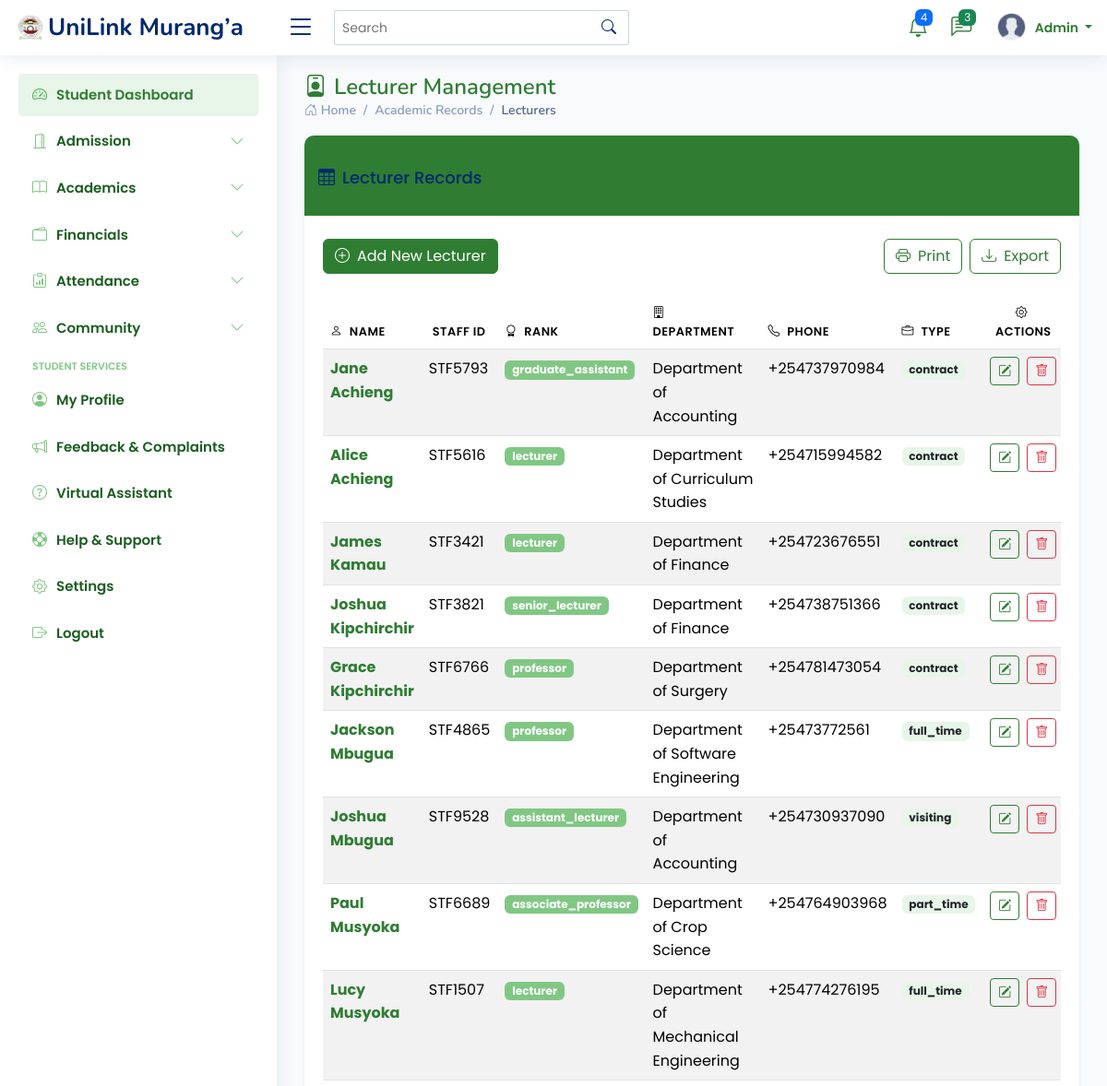
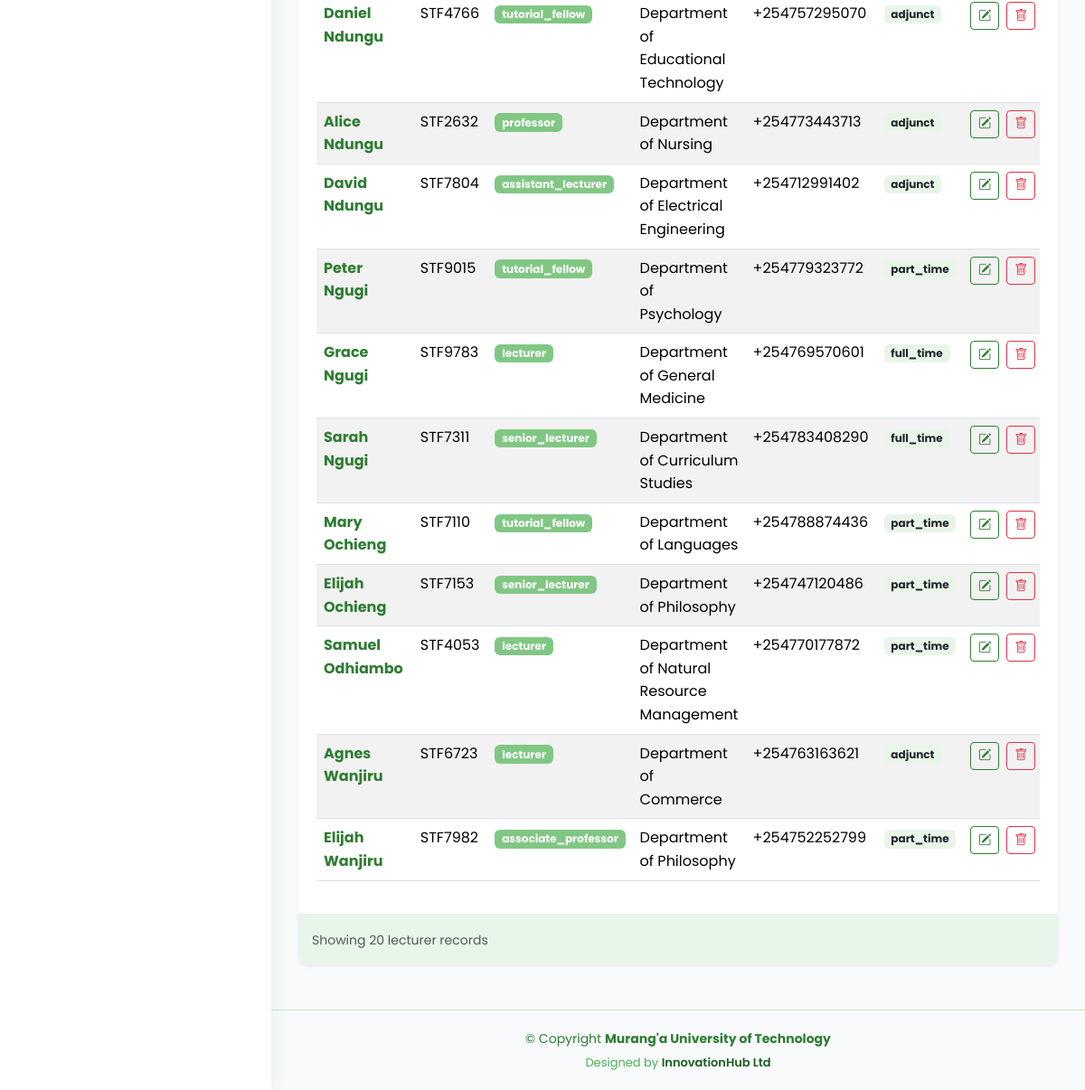
Page /lecturers/ on the committed database (2 pictures, top to bottom).
### students_portal/models.py (models this page shows, shortened)
class Lecturer(models.Model):
    staff_id = models.CharField(max_length=20, unique=True)
    first_name = models.CharField(max_length=100)
    last_name = models.CharField(max_length=100)
    middle_name = models.CharField(max_length=100, blank=True, null=True)
    national_id = models.CharField(max_length=20, blank=True, null=True)
    department = models.ForeignKey(Department, on_delete=models.CASCADE, related_name='lecturers')
    qualification = models.CharField(max_length=100, blank=True, null=True)
    specialization = models.CharField(max_length=200, blank=True, null=True)
    academic_rank = models.CharField(max_length=50, choices=[
        ('professor', 'Professor'),
        ('associate_professor', 'Associate Professor'),
        ('senior_lecturer', 'Senior Lecturer'),
        ('lecturer', 'Lecturer'),
        ('assistant_lecturer', 'Assistant Lecturer'),
        ('tutorial_fellow', 'Tutorial Fellow'),
        ('graduate_assistant', 'Graduate Assistant'),
    ], blank=True, null=True)
    employment_type = models.CharField(max_length=50, choices=[
        ('full_time', 'Full Time'),
        ('part_time', 'Part Time'),
        ('contract', 'Contract'),
        ('visiting', 'Visiting'),
        ('adjunct', 'Adjunct'),
    ], default='full_time')
    date_of_employment = models.DateField(blank=True, null=True)
    email = models.EmailField(blank=True, null=True)
    phone_number = models.CharField(max_length=15, blank=True, null=True)
    biography = models.TextField(blank=True, null=True)
    profile_picture = models.ImageField(upload_to='lecturer_profiles/', blank=True, null=True)
    is_active = models.BooleanField(default=True)
    status = models.CharField(max_length=20, choices=[
        ('active', 'Active'),
        ('on_leave', 'On Leave'),
        ('sabbatical', 'Sabbatical'),
        ('terminated', 'Terminated'),
        ('retired', 'Retired'),
    ], default='active')
    created_at = models.DateTimeField(auto_now_add=True)
    updated_at = models.DateTimeField(auto_now=True)

class Department(models.Model):
    name = models.CharField(max_length=100)
    code = models.CharField(max_length=10, unique=True)
    faculty = models.ForeignKey(Faculty, on_delete=models.CASCADE, related_name='departments')
    description = models.TextField(blank=True, null=True)
    def __str__(self):
        return self.name

### students_portal/views.py (the view)
# urls.py: path('lecturers/', views.lecturer_list, name='lecturer_list'),
def lecturer_list(request):
    lecturers = Lecturer.objects.all().order_by('last_name')
    context = {
        'lecturers': lecturers,
        'title': 'Lecturer List'
    }
    return render(request, 'lecturers/lecturer_list.html', context)

### templates/lecturers/lecturer_list.html (shortened to what this page needs)
{% extends "base/base.html" %}
{% block content %}
<div class="pagetitle">
    <h1><i class="bi bi-person-badge me-2"></i>Lecturer Management</h1>
    <nav>
        <ol class="breadcrumb">
            <li class="breadcrumb-item"><a href="{% url 'admin_dashboard' %}"><i class="bi bi-house-door"></i> Home</a></li>
            <li class="breadcrumb-item">Academic Records</li>
            <li class="breadcrumb-item active">Lecturers</li>
        </ol>
    </nav>
</div>
<section class="section">
    <div class="row">
        <div class="col-lg-12">
            <div class="card border-0 shadow-sm">
                <div class="card-header bg-university-primary text-white">
                    <h5 class="card-title mb-0"><i class="bi bi-table me-2"></i>Lecturer Records</h5>
                </div>
                <br>
                <div class="card-body">
                    <div class="d-flex justify-content-between mb-4">
                        <a href="{% url 'lecturer_create' %}" class="btn btn-university">
                            <i class="bi bi-plus-circle me-2"></i>Add New Lecturer
                        </a>
                        <div class="d-flex gap-2">
                            <button class="btn btn-outline-university">
                                <i class="bi bi-printer me-2"></i>Print
                            </button>
                            <button class="btn btn-outline-university">
                                <i class="bi bi-download me-2"></i>Export
                            </button>
                        </div>
                    </div>
                    <div class="table-responsive">
                        <table class="table table-hover table-striped datatable">
                            <thead class="bg-university-light">
                                <tr>
                                    <th><i class="bi bi-person me-1"></i> Name</th>
                                    <th> Staff ID</th>
                                    <th><i class="bi bi-award me-1"></i> Rank</th>
                                    <th><i class="bi bi-building me-1"></i> Department</th>
                                    <th><i class="bi bi-telephone me-1"></i> Phone</th>
                                    <th><i class="bi bi-briefcase me-1"></i> Type</th>
                                    <th class="text-center"><i class="bi bi-gear me-1"></i> Actions</th>
                                </tr>
                            </thead>
                            <tbody>
                                {% for lecturer in lecturers %}
                                <tr>
                                    <td>
                                        <a href="{% url 'lecturer_detail' lecturer.id %}" class="text-university">
                                            <strong>{{ lecturer.first_name }} {{ lecturer.last_name }}</strong>
                                        </a>
                                    </td>
                                    <td>{{ lecturer.staff_id }}</td>
                                    <td>
                                        <span class="badge bg-university-secondary">
                                            {{ lecturer.academic_rank }}
                                        </span>
                                    </td>
                                    <td>{{ lecturer.department }}</td>
                                    <td>{{ lecturer.phone_number }}</td>
                                    <td>
                                        <span class="badge bg-university-light text-dark">
                                            {{ lecturer.employment_type }}
                                        </span>
                                    </td>
                                    <td class="text-center">
                                        <div class="d-flex gap-2 justify-content-center">
                                            <a href="{% url 'lecturer_update' lecturer.pk %}" class="btn btn-sm btn-outline-university" title="Edit">
                                                <i class="bi bi-pencil-square"></i>
                                            </a>
                                            <a href="{% url 'lecturer_delete' lecturer.pk %}" class="btn btn-sm btn-outline-danger" title="Delete">
                                                <i class="bi bi-trash"></i>
                                            </a>
                                        </div>
                                    </td>
                                </tr>
                                {% endfor %}
                            </tbody>
                        </table>
                    </div>
                </div>
                <div class="card-footer bg-university-light">
                    <small class="text-muted">Showing {{ lecturers.count }} lecturer records</small>
                </div>
            </div>
        </div>
    </div>
</section>
{% endblock %}

### static/assets/css/style.css (style rules this page uses)
:root { scroll-behavior: smooth; }
body { font-family: "Poppins", sans-serif; background: #f8fafc; color: #1e293b; line-height: 1.6; }
h1, h2, h3, h4, h5, h6 { font-family: "Nunito", sans-serif; }
.pagetitle { margin-bottom: 10px; }
.pagetitle h1 { font-size: 24px; margin-bottom: 0; font-weight: 600; color: #2E7D32; }
.card { margin-bottom: 30px; border: none; border-radius: 5px; box-shadow: 0px 0 30px rgba(1, 41, 112, 0.1); }
.card-header, .card-footer { border-color: #ebeef4; background-color: #fff; color: #798eb3; padding: 15px; }
.card-title { padding: 20px 0 15px 0; font-size: 18px; font-weight: 500; color: #012970; font-family: "Poppins", sans-serif; }
.card-body { padding: 0 20px 20px 20px; }
.breadcrumb { font-size: 14px; font-family: "Nunito", sans-serif; color: #899bbd; font-weight: 600; }
.breadcrumb a { color: #899bbd; transition: 0.3s; }
.breadcrumb .breadcrumb-item::before { color: #899bbd; }
.breadcrumb .active { color: #51678f; font-weight: 600; }

### templates/lecturers/lecturer_list.html (style rules this page uses)
:root { --university-primary: #2E7D32; --university-secondary: #81C784; --university-light: #E8F5E9; }
.bg-university-primary { background-color: var(--university-primary) !important; }
.bg-university-secondary { background-color: var(--university-secondary) !important; }
.bg-university-light { background-color: var(--university-light) !important; }
.btn-university { background-color: var(--university-primary); color: white; border-color: var(--university-primary); }
.btn-outline-university { color: var(--university-primary); border-color: var(--university-primary); }
.text-university { color: var(--university-primary); }
.card { border-radius: 10px; overflow: hidden; }
.card-header { border-bottom: none; }
.table th { font-weight: 600; text-transform: uppercase; font-size: 0.8rem; letter-spacing: 0.5px; }

### rows in the picture
Lecturer: first_name "Jane", last_name "Achieng", staff_id "STF5793", academic_rank "graduate_assistant", department "Department of Accounting", phone_number "+254737970984", employment_type "contract"
Lecturer: first_name "Alice", last_name "Achieng", staff_id "STF5616", academic_rank "lecturer", department "Department of Curriculum Studies", phone_number "+254715994582", employment_type "contract"
Lecturer: first_name "James", last_name "Kamau", staff_id "STF3421", academic_rank "lecturer", department "Department of Finance", phone_number "+254723676551", employment_type "contract"
Lecturer: first_name "Joshua", last_name "Kipchirchir", staff_id "STF3821", academic_rank "senior_lecturer", department "Department of Finance", phone_number "+254738751366", employment_type "contract"
Lecturer: first_name "Grace", last_name "Kipchirchir", staff_id "STF6766", academic_rank "professor", department "Department of Surgery", phone_number "+254781473054", employment_type "contract"
Lecturer: first_name "Jackson", last_name "Mbugua", staff_id "STF4865", academic_rank "professor", department "Department of Software Engineering", phone_number "+25473772561", employment_type "full_time"
Lecturer: first_name "Joshua", last_name "Mbugua", staff_id "STF9528", academic_rank "assistant_lecturer", department "Department of Accounting", phone_number "+254730937090", employment_type "visiting"
Lecturer: first_name "Paul", last_name "Musyoka", staff_id "STF6689", academic_rank "associate_professor", department "Department of Crop Science", phone_number "+254764903968", employment_type "part_time"
Lecturer: first_name "Lucy", last_name "Musyoka", staff_id "STF1507", academic_rank "lecturer", department "Department of Mechanical Engineering", phone_number "+254774276195", employment_type "full_time"
Lecturer: first_name "Daniel", last_name "Ndungu", staff_id "STF4766", academic_rank "tutorial_fellow", department "Department of Educational Technology", phone_number "+254757295070", employment_type "adjunct"
Lecturer: first_name "Alice", last_name "Ndungu", staff_id "STF2632", academic_rank "professor", department "Department of Nursing", phone_number "+254773443713", employment_type "adjunct"
Lecturer: first_name "David", last_name "Ndungu", staff_id "STF7804", academic_rank "assistant_lecturer", department "Department of Electrical Engineering", phone_number "+254712991402", employment_type "adjunct"
Lecturer: first_name "Peter", last_name "Ngugi", staff_id "STF9015", academic_rank "tutorial_fellow", department "Department of Psychology", phone_number "+254779323772", employment_type "part_time"
Lecturer: first_name "Grace", last_name "Ngugi", staff_id "STF9783", academic_rank "lecturer", department "Department of General Medicine", phone_number "+254769570601", employment_type "full_time"
Lecturer: first_name "Sarah", last_name "Ngugi", staff_id "STF7311", academic_rank "senior_lecturer", department "Department of Curriculum Studies", phone_number "+254783408290", employment_type "full_time"
Lecturer: first_name "Mary", last_name "Ochieng", staff_id "STF7110", academic_rank "tutorial_fellow", department "Department of Languages", phone_number "+254788874436", employment_type "part_time"
Lecturer: first_name "Elijah", last_name "Ochieng", staff_id "STF7153", academic_rank "senior_lecturer", department "Department of Philosophy", phone_number "+254747120486", employment_type "part_time"
Lecturer: first_name "Samuel", last_name "Odhiambo", staff_id "STF4053", academic_rank "lecturer", department "Department of Natural Resource Management", phone_number "+254770177872", employment_type "part_time"
Lecturer: first_name "Agnes", last_name "Wanjiru", staff_id "STF6723", academic_rank "lecturer", department "Department of Commerce", phone_number "+254763163621", employment_type "adjunct"
Lecturer: first_name "Elijah", last_name "Wanjiru", staff_id "STF7982", academic_rank "associate_professor", department "Department of Philosophy", phone_number "+254752252799", employment_type "part_time"

### other values in the picture
{{ lecturers.count }} "20"
